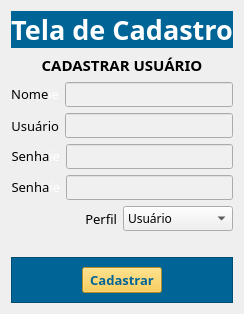
      <widget class="QWidget" name="pg_cadastro">
       <layout class="QVBoxLayout" name="verticalLayout_2">
        <item>
         <widget class="QLabel" name="label_12">
          <property name="font">
           <font>
            <family>Microsoft JhengHei</family>
            <pointsize>20</pointsize>
            <weight>75</weight>
            <bold>true</bold>
           </font>
          </property>
          <property name="styleSheet">
           <string notr="true">background-color: rgb(0, 100, 150);
color: rgb(255, 255, 255);</string>
          </property>
          <property name="text">
           <string>Tela de Cadastro</string>
          </property>
          <property name="alignment">
           <set>Qt::AlignCenter</set>
          </property>
         </widget>
        </item>
        <item>
         <widget class="QLabel" name="label_4">
          <property name="font">
           <font>
            <family>Microsoft JhengHei</family>
            <pointsize>11</pointsize>
            <weight>75</weight>
            <bold>true</bold>
           </font>
          </property>
          <property name="styleSheet">
           <string notr="true"/>
          </property>
          <property name="text">
           <string>CADASTRAR USUÁRIO</string>
          </property>
          <property name="alignment">
           <set>Qt::AlignCenter</set>
          </property>
         </widget>
        </item>
        <item>
         <layout class="QHBoxLayout" name="horizontalLayout_4">
          <item>
           <widget class="QLabel" name="label_5">
            <property name="font">
             <font>
              <family>Microsoft JhengHei</family>
             </font>
            </property>
            <property name="text">
             <string>&lt;html&gt;&lt;head/&gt;&lt;body&gt;&lt;p&gt;&lt;span style=&quot; font-size:10pt;&quot;&gt;Nome&lt;/span&gt;&lt;span style=&quot; font-size:10pt; color:#ffffff;&quot;&gt;ie&lt;/span&gt;&lt;/p&gt;&lt;/body&gt;&lt;/html&gt;</string>
            </property>
            <property name="alignment">
             <set>Qt::AlignRight|Qt::AlignTrailing|Qt::AlignVCenter</set>
            </property>
           </widget>
          </item>
          <item>
           <widget class="QLineEdit" name="txt_nome">
            <property name="font">
             <font>
              <family>Microsoft JhengHei</family>
             </font>
            </property>
            <property name="styleSheet">
             <string notr="true">background-color: rgb(240, 240, 240);</string>
            </property>
           </widget>
          </item>
         </layout>
        </item>
        <item>
         <layout class="QHBoxLayout" name="horizontalLayout_5">
          <item>
           <widget class="QLabel" name="label_6">
            <property name="font">
             <font>
              <family>Microsoft JhengHei</family>
              <pointsize>10</pointsize>
             </font>
            </property>
            <property name="text">
             <string>Usuário</string>
            </property>
            <property name="alignment">
             <set>Qt::AlignRight|Qt::AlignTrailing|Qt::AlignVCenter</set>
            </property>
           </widget>
          </item>
          <item>
           <widget class="QLineEdit" name="txt_usuario">
            <property name="font">
             <font>
              <family>Microsoft JhengHei</family>
             </font>
            </property>
            <property name="styleSheet">
             <string notr="true">background-color: rgb(240, 240, 240);</string>
            </property>
           </widget>
          </item>
         </layout>
        </item>
        <item>
         <layout class="QHBoxLayout" name="horizontalLayout_6">
          <item>
           <widget class="QLabel" name="label_7">
            <property name="font">
             <font>
              <family>Microsoft JhengHei</family>
              <pointsize>10</pointsize>
             </font>
            </property>
            <property name="text">
             <string>&lt;html&gt;&lt;head/&gt;&lt;body&gt;&lt;p&gt;Senha&lt;span style=&quot; color:#ffffff;&quot;&gt;ie&lt;/span&gt;&lt;/p&gt;&lt;/body&gt;&lt;/html&gt;</string>
            </property>
            <property name="alignment">
             <set>Qt::AlignRight|Qt::AlignTrailing|Qt::AlignVCenter</set>
            </property>
           </widget>
          </item>
          <item>
           <widget class="QLineEdit" name="txt_senha">
            <property name="font">
             <font>
              <family>Microsoft JhengHei</family>
             </font>
            </property>
            <property name="styleSheet">
             <string notr="true">background-color: rgb(240, 240, 240);</string>
            </property>
            <property name="echoMode">
             <enum>QLineEdit::Password</enum>
            </property>
           </widget>
          </item>
         </layout>
        </item>
        <item>
         <layout class="QHBoxLayout" name="horizontalLayout_7">
          <item>
           <widget class="QLabel" name="label_8">
            <property name="font">
             <font>
              <family>Microsoft JhengHei</family>
              <pointsize>10</pointsize>
             </font>
            </property>
            <property name="text">
             <string>&lt;html&gt;&lt;head/&gt;&lt;body&gt;&lt;p&gt;Senha&lt;span style=&quot; color:#ffffff;&quot;&gt;ie&lt;/span&gt;&lt;/p&gt;&lt;/body&gt;&lt;/html&gt;</string>
            </property>
            <property name="alignment">
             <set>Qt::AlignRight|Qt::AlignTrailing|Qt::AlignVCenter</set>
            </property>
           </widget>
          </item>
          <item>
           <widget class="QLineEdit" name="txt_senha_2">
            <property name="font">
             <font>
              <family>Microsoft JhengHei</family>
             </font>
            </property>
            <property name="styleSheet">
             <string notr="true">background-color: rgb(240, 240, 240);</string>
            </property>
            <property name="echoMode">
             <enum>QLineEdit::Password</enum>
            </property>
           </widget>
          </item>
         </layout>
        </item>
        <item>
         <layout class="QHBoxLayout" name="horizontalLayout_3">
          <item>
           <widget class="QLabel" name="label_9">
            <property name="font">
             <font>
              <family>Microsoft JhengHei</family>
              <pointsize>10</pointsize>
             </font>
            </property>
            <property name="text">
             <string>Perfil</string>
            </property>
            <property name="alignment">
             <set>Qt::AlignRight|Qt::AlignTrailing|Qt::AlignVCenter</set>
            </property>
           </widget>
          </item>
          <item>
           <widget class="QComboBox" name="cb_perfil">
            <property name="font">
             <font>
              <family>Microsoft JhengHei</family>
             </font>
            </property>
            <property name="styleSheet">
             <string notr="true">background-color: rgb(240, 240, 240);</string>
            </property>
            <item>
             <property name="text">
              <string>Usuário</string>
             </property>
            </item>
            <item>
             <property name="text">
              <string>Administrador</string>
             </property>
            </item>
           </widget>
          </item>
         </layout>
        </item>
        <item>
         <widget class="QLabel" name="label_14">
          <property name="sizePolicy">
           <sizepolicy hsizetype="Fixed" vsizetype="Preferred">
            <horstretch>0</horstretch>
            <verstretch>0</verstretch>
           </sizepolicy>
          </property>
          <property name="text">
           <string/>
          </property>
         </widget>
        </item>
        <item>
         <widget class="QFrame" name="frame">
          <property name="styleSheet">
           <string notr="true">background-color: rgb(0, 100, 150);</string>
          </property>
          <property name="frameShape">
           <enum>QFrame::StyledPanel</enum>
          </property>
          <property name="frameShadow">
           <enum>QFrame::Raised</enum>
          </property>
          <layout class="QHBoxLayout" name="horizontalLayout_8">
           <item>
            <layout class="QHBoxLayout" name="horizontalLayout_2">
             <item>
              <widget class="QLabel" name="label_2">
               <property name="text">
                <string/>
               </property>
              </widget>
             </item>
             <item>
              <widget class="QPushButton" name="btn_cadastrar">
               <property name="font">
                <font>
                 <family>Microsoft JhengHei</family>
                 <pointsize>10</pointsize>
                 <weight>75</weight>
                 <bold>true</bold>
                </font>
               </property>
               <property name="styleSheet">
                <string notr="true">QPushButton{
	
	background-color: rgb(249, 196, 48);
	color: rgb(0, 100, 150);
	
}

QPushButton:hover{
	
	background-color: rgb(200, 200, 200);
	color: rgb(0, 100, 150)

}</string>
               </property>
               <property name="text">
                <string>Cadastrar</string>
               </property>
              </widget>
             </item>
             <item>
              <widget class="QLabel" name="label_3">
               <property name="text">
                <string/>
               </property>
              </widget>
             </item>
            </layout>
           </item>
          </layout>
         </widget>
        </item>
       </layout>
       <zorder>frame</zorder>
       <zorder>label_12</zorder>
       <zorder>label_4</zorder>
       <zorder>label_14</zorder>
      </widget>
